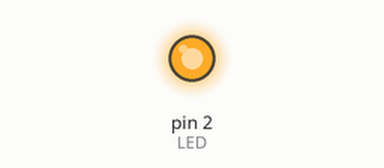
This sketch was run on a simulated Arduino Uno, built with avr-gcc and run on an emulated ATmega328P. On the bench: output pins drawn as LEDs (lit = HIGH).

Above: at 0.1 s.
At 7.1 s:
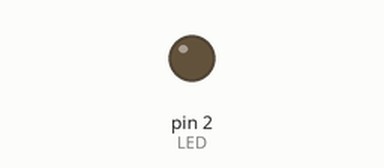
Timing chart, 0 to 8.6 s (numbered marks = the images above):
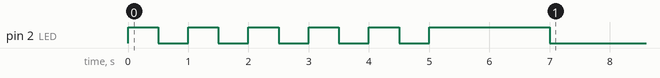

Measured:
- by itself, pin 2 (LED): goes 5 × (HIGH 0.50 s, LOW 0.50 s), HIGH 2.0 s, then LOW

The sketch:

part1.ino
```cpp
#define LED 2
bool isEnd = false;
int itr = 0;
int val = 51;
void setup() {
  // put your setup code here, to run once:
  pinMode(LED,OUTPUT);
}

void loop() {
  // put your main code here, to run repeatedly:
  if (!isEnd) {
    digitalWrite(LED,HIGH);
    delay(500);
    digitalWrite(LED,LOW);
    delay(500);
    itr += 1;

    if (itr == 5) {
      isEnd = true;
      itr = 1;
    }
  } else {
    if (val <= 255) {
      analogWrite(LED,255 - val);
      delay(1000);
      val += 51;
    }
  }
}
```
